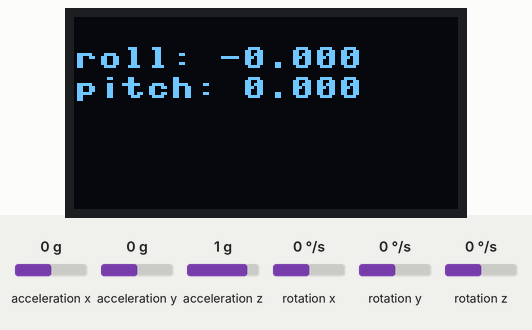
Recording of a program running on a simulated Raspberry Pi Pico running MicroPython. Shown: 128×64 one-colour display. The test bench sets the inputs (shaded band); at power-on: acceleration x 0 g, acceleration y 0 g, acceleration z 1 g, rotation x 0 °/s, rotation y 0 °/s, rotation z 0 °/s. Library files of the repository ran but are not shown: mpu6050.py, ssd1306.py; what the program prints to the serial console is not drawn.

Above: at 1.2 s.
1.3 s: acceleration x set to -1.4 g
At 2.5 s:
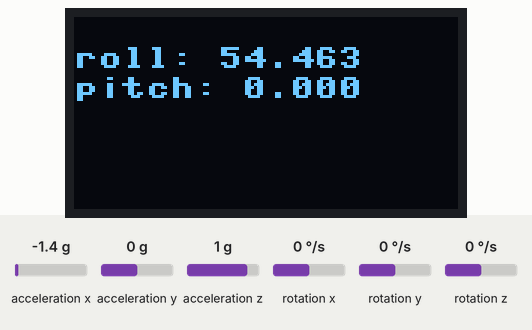
2.9 s: acceleration y set to -1.4 g
At 4.1 s:
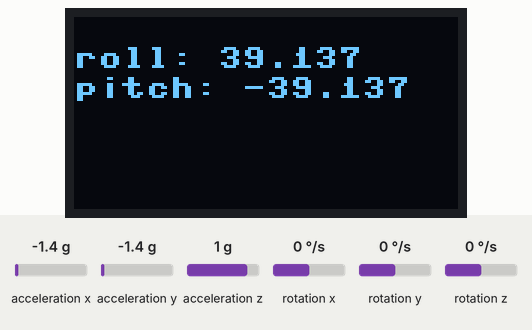
4.4 s: acceleration z set to -1.4 g
At 4.9 s:
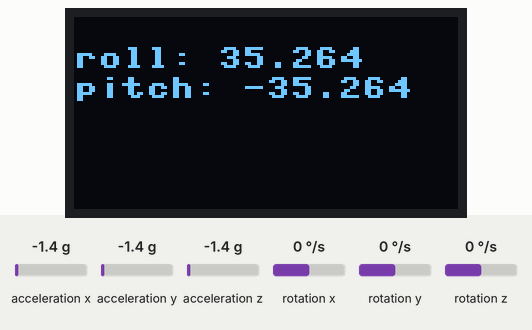
6.0 s: acceleration x set to -0.8 g
At 6.8 s:
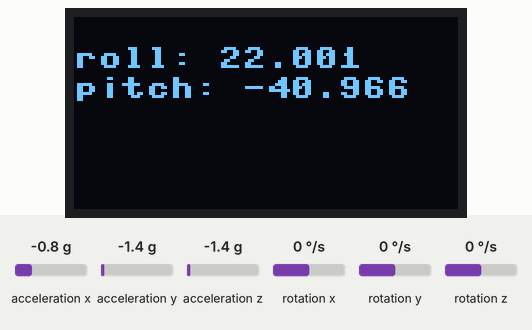
7.5 s: acceleration y set to -0.8 g
At 8.6 s:
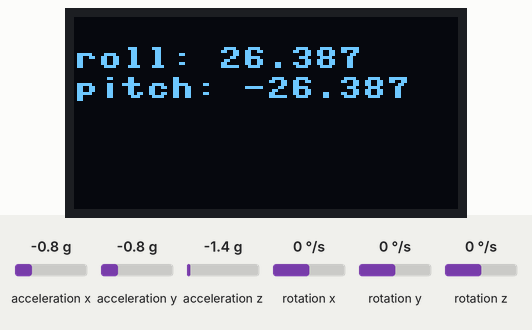
Timing chart, 0 to 10.1 s (numbered marks = the images above; inputs shaded):
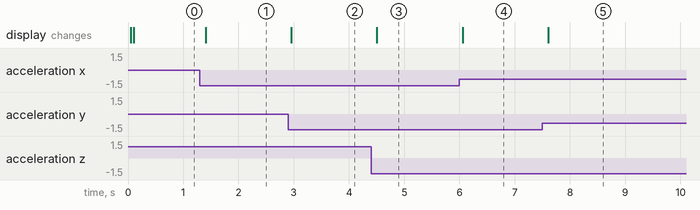

Measured:
- after the input at 1.3 s, the display: changes after 0.11 s (image 1)
- after the input at 2.9 s, the display: changes after 0.05 s (image 2)
- after the input at 4.4 s, the display: changes after 0.11 s (image 3)
- after the input at 6.0 s, the display: changes after 0.06 s (image 4)
- after the input at 7.5 s, the display: changes after 0.11 s (image 5)

The program:

mpu6050_angle_led_main.py
```python
from machine import I2C, Pin
from mpu6050 import accel
from ssd1306 import SSD1306_I2C
import utime
import math


WIDTH = 128
HEIGHT = 64

# Initializing OLED display
i2c_bus = I2C(0, sda=Pin(0), scl=Pin(1), freq=200000)
oled = SSD1306_I2C(WIDTH, HEIGHT, i2c_bus)
oled.fill(0)

# Initializing MPU6050
imu_bus = I2C(1, sda=Pin(2), scl=Pin(3), freq=200000)
imu = accel(imu_bus)

# mapping function
def _mapping(x, in_min, in_max, out_min, out_max):
    return (x - in_min) * ( out_max - out_min) / (in_max - in_min) + out_min

def dist(a,b):
    return math.sqrt((a*a)+(b*b))

def get_y_rotation(x,y,z):
    radians = math.atan2(x,dist(y,z))
    return -math.degrees(radians)

def get_x_rotation(x,y,z):
    radians = math.atan2(y, dist(x, z))
    return math.degrees(radians)

while True:
    x = imu.get_values()['AcX'] / 16384.0
    y = imu.get_values()['AcY'] / 16384.0
    z = imu.get_values()['AcZ'] / 16384.0

    roll = get_y_rotation(x, y, z)
    pitch = get_x_rotation(x, y, z)

    print(roll, pitch)
    oled.text("roll: {:.3f}".format(roll), 0, 10)
    oled.text("pitch: {:.3f}".format(pitch), 0, 20)
    oled.show()
    utime.sleep(0.01)
    oled.fill(0)
    
```
